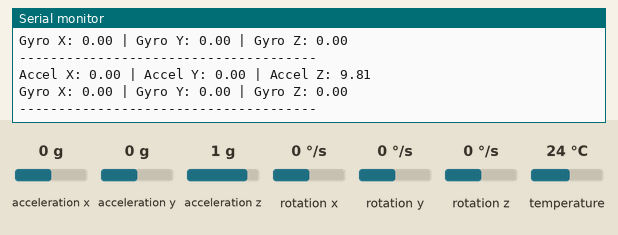
Bench run of a sketch on a simulated Arduino Uno, built with avr-gcc and run on an emulated ATmega328P. Parts: the last lines printed to the serial monitor. The inputs (shaded band) are chosen by the test bench; at power-on: acceleration x 0 g, acceleration y 0 g, acceleration z 1 g, rotation x 0 °/s, rotation y 0 °/s, rotation z 0 °/s, temperature 24 °C.

Above: at 1.3 s.
1.4 s: acceleration x set to -1.4 g
At 1.9 s:
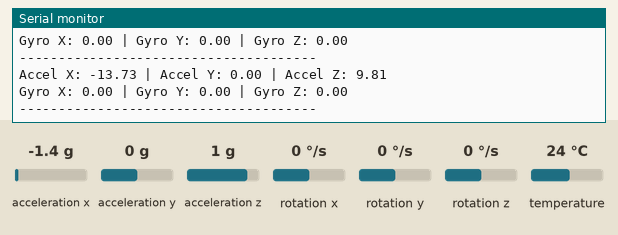
2.9 s: acceleration y set to -1.4 g
At 3.4 s:
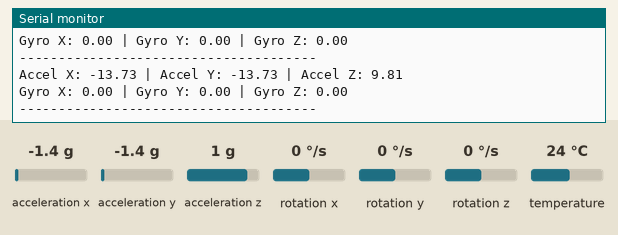
4.4 s: acceleration z set to -1.4 g
At 5.0 s:
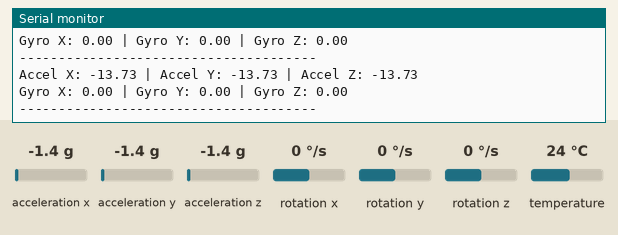
5.9 s: rotation x set to -192 °/s
At 6.5 s:
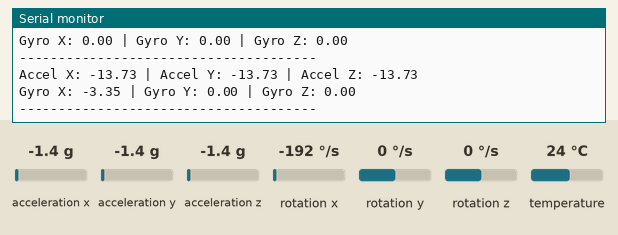
7.4 s: rotation y set to -192 °/s
At 8.0 s:
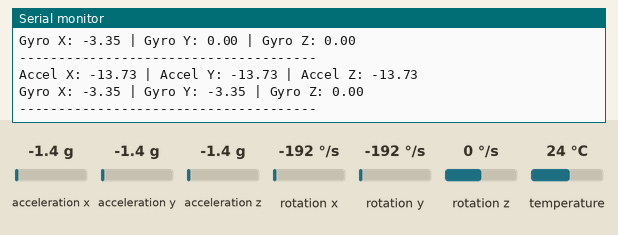

Measured:
- after the input at 1.4 s, the serial monitor: prints a new line after 0.13 s (image 1)
- after the input at 2.9 s, the serial monitor: prints a new line after 0.15 s (image 2)
- after the input at 4.4 s, the serial monitor: prints a new line after 0.18 s (image 3)
- after the input at 5.9 s, the serial monitor: prints a new line after 0.21 s (image 4)
- after the input at 7.4 s, the serial monitor: prints a new line after 0.23 s (image 5)

The sketch:

IMU.ino
```cpp
#include <Wire.h>
#include <Adafruit_MPU6050.h>

Adafruit_MPU6050 mpu;

void setup() {
  Serial.begin(115200); // Start serial communication at 115200 baud rate
  Wire.begin();         // Initialize I2C communication

  // Initialize MPU6050
  Serial.println("Initializing MPU6050...");

  // Retry mechanism for MPU6050 initialization
  int retries = 0;
  bool mpuConnected = false;
  while (retries < 5) {
    if (mpu.begin()) {
      mpuConnected = true;
      break;
    } else {
      retries++;
      Serial.println("MPU6050 connection failed. Retrying...");
      delay(1000); // Retry after 1 second
    }
  }

  if (mpuConnected) {
    Serial.println("MPU6050 connection successful");
  } else {
    Serial.println("MPU6050 connection failed after multiple retries.");
    while (1); // Halt if connection fails
  }
}

void loop() {
  // Variables to store raw data
  sensors_event_t a, g, temp;

  // Read accelerometer and gyroscope data
  if (mpu.getEvent(&a, &g, &temp)) {
    // Print accelerometer data
    Serial.print("Accel X: "); Serial.print(a.acceleration.x);
    Serial.print(" | Accel Y: "); Serial.print(a.acceleration.y);
    Serial.print(" | Accel Z: "); Serial.println(a.acceleration.z);

    // Print gyroscope data
    Serial.print("Gyro X: "); Serial.print(g.gyro.x);
    Serial.print(" | Gyro Y: "); Serial.print(g.gyro.y);
    Serial.print(" | Gyro Z: "); Serial.println(g.gyro.z);

    Serial.println("--------------------------------------");
  } else {
    Serial.println("Failed to read data from MPU6050.");
  }

  delay(500); // Delay for readability
}
```
